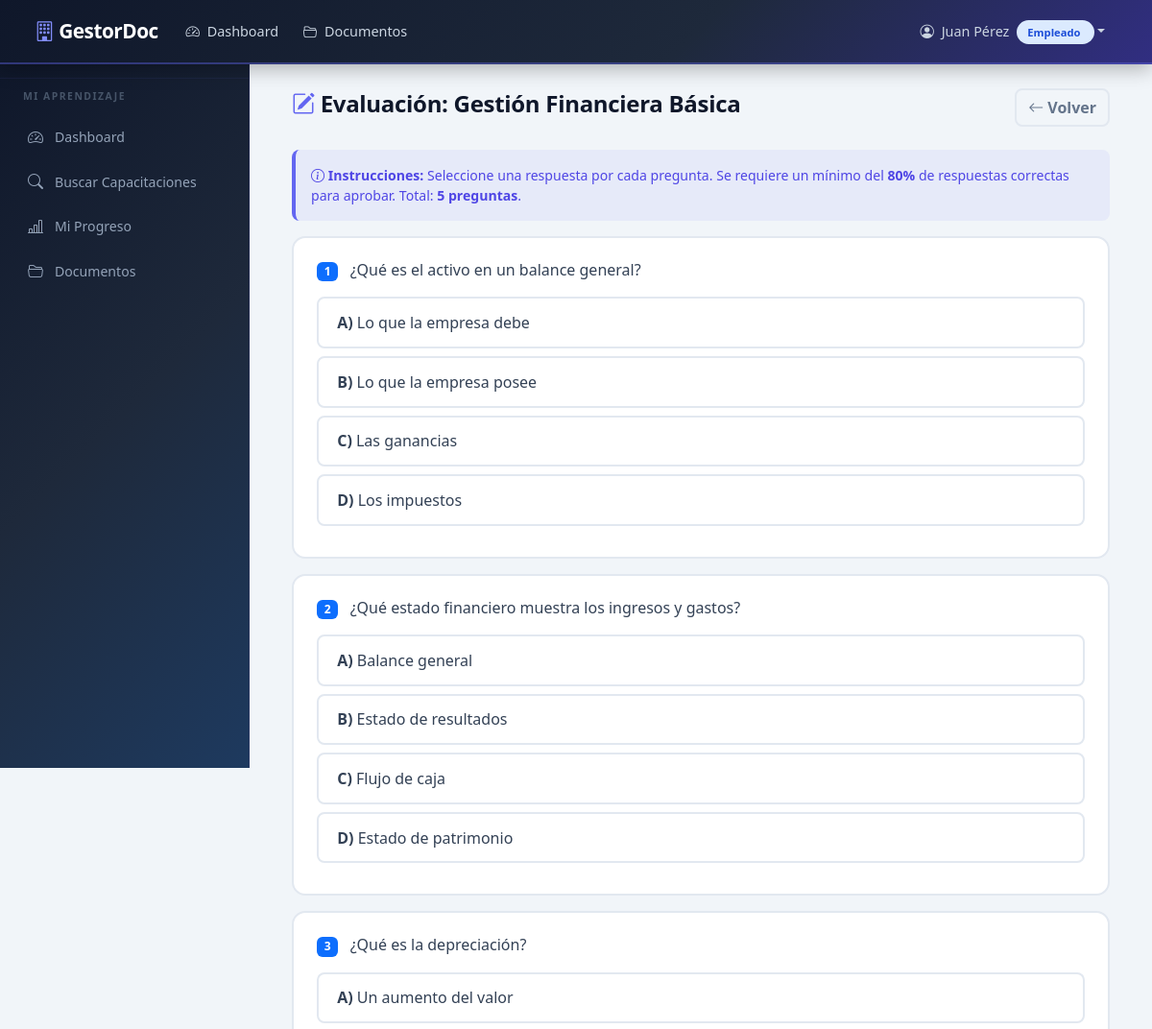
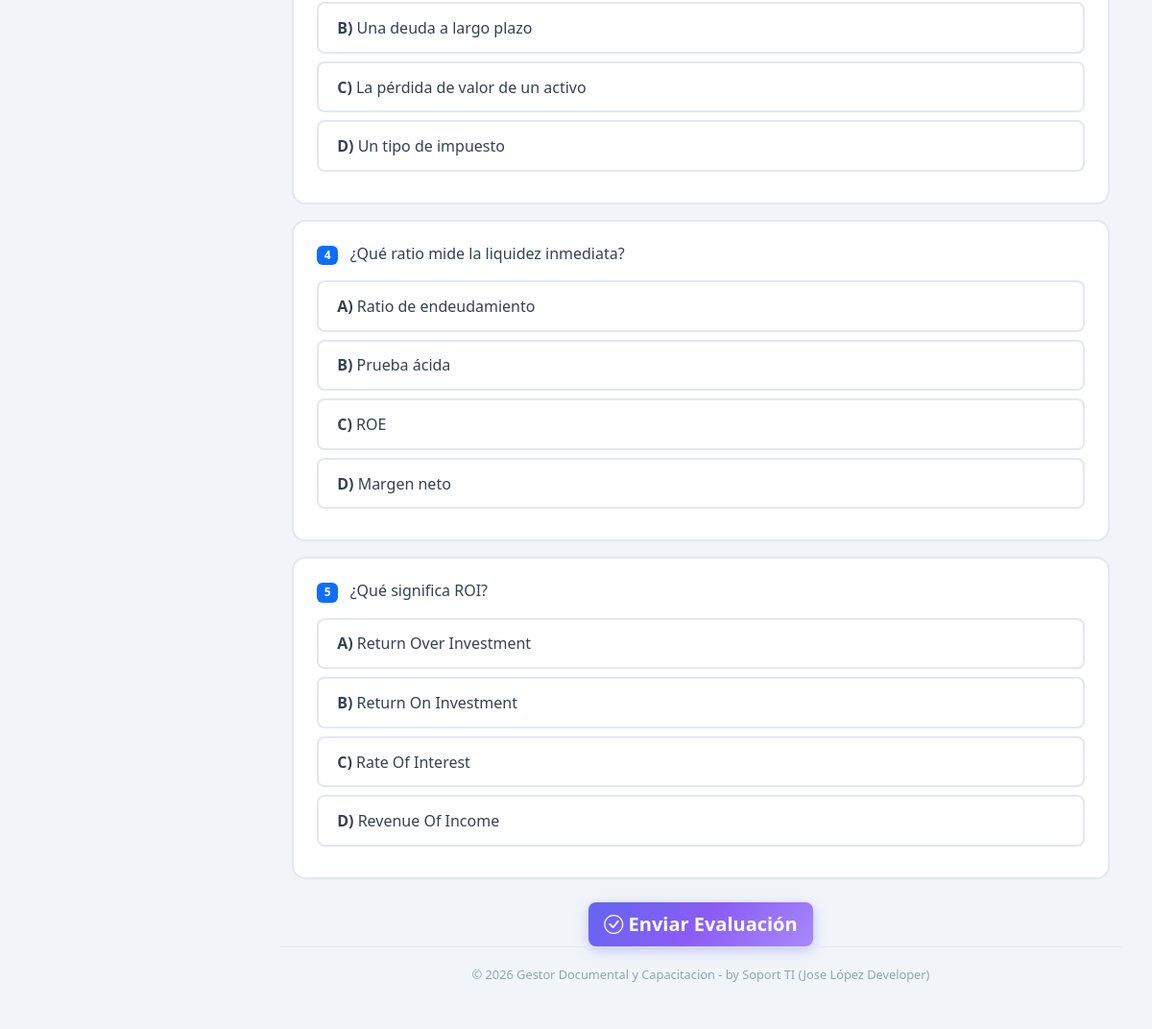
Screenshot of /capacitacion/3/evaluacion (signed in) with the database file from the repository (2 pictures, top to bottom).
### models.py (models this page shows, shortened)
class User(UserMixin, db.Model):
    __tablename__ = 'user'
    id = db.Column(db.Integer, primary_key=True)
    username = db.Column(db.String(80), unique=True, nullable=False)
    password_hash = db.Column(db.String(256), nullable=False)
    nombres = db.Column(db.String(120), nullable=False, default='')
    apellidos = db.Column(db.String(120), nullable=False, default='')
    role = db.Column(db.String(20), nullable=False, default='Empleado')
    activo = db.Column(db.Boolean, default=True)
    fecha_creacion = db.Column(db.DateTime, default=datetime.utcnow)
    gestor = db.relationship('Gestor', backref='user', uselist=False, lazy=True)
    empleado = db.relationship('Empleado', backref='user', uselist=False, lazy=True)
    @property
    def nombre_completo(self):
        return f'{self.nombres} {self.apellidos}'.strip()

class Capacitacion(db.Model):
    __tablename__ = 'capacitacion'
    id = db.Column(db.Integer, primary_key=True)
    titulo = db.Column(db.String(200), nullable=False)
    descripcion = db.Column(db.Text, default='')
    area_id = db.Column(db.Integer, db.ForeignKey('area.id'), nullable=False)
    gestor_id = db.Column(db.Integer, db.ForeignKey('gestor.id'), nullable=False)
    material_link = db.Column(db.String(500), default='')  # Video/PDF link
    activa = db.Column(db.Boolean, default=True)
    fecha_creacion = db.Column(db.DateTime, default=datetime.utcnow)
    preguntas = db.relationship('Pregunta', backref='capacitacion', lazy=True,
                                cascade='all, delete-orphan')
    progreso = db.relationship('ProgresoCapacitacion', backref='capacitacion', lazy=True)

class Pregunta(db.Model):
    __tablename__ = 'pregunta'
    id = db.Column(db.Integer, primary_key=True)
    capacitacion_id = db.Column(
        db.Integer, db.ForeignKey('capacitacion.id'), nullable=False
    )
    enunciado = db.Column(db.Text, nullable=False)
    opcion_a = db.Column(db.String(300), nullable=False, default='')
    opcion_b = db.Column(db.String(300), nullable=False, default='')
    opcion_c = db.Column(db.String(300), nullable=False, default='')
    opcion_d = db.Column(db.String(300), nullable=False, default='')
    respuesta_correcta = db.Column(db.String(1), nullable=False, default='A')

### routes/empleado.py (the view)
@empleado_bp.route('/capacitacion/<int:capacitacion_id>/evaluacion',
                   methods=['GET'])
@login_required
def rendir_evaluacion(capacitacion_id):
    if current_user.role != 'Empleado':
        flash('Acceso no autorizado.', 'danger')
        return redirect(url_for('main.dashboard'))
    empleado = get_empleado()
    cap = Capacitacion.query.get_or_404(capacitacion_id)
    preguntas = Pregunta.query.filter_by(capacitacion_id=cap.id).all()
    if not preguntas:
        flash('Esta capacitación aún no tiene preguntas configuradas.',
              'warning')
        return redirect(url_for('empleado.ver_material',
                                capacitacion_id=cap.id))
    progreso = ProgresoCapacitacion.query.filter_by(
        empleado_id=empleado.id,
        capacitacion_id=cap.id
    ).first()
    if progreso and progreso.estado == 'Aprobado':
        flash(f'Ya aprobó esta capacitación con {progreso.calificacion}%.', 'info')
        return redirect(url_for('empleado.listar_capacitaciones'))
    return render_template('empleado/evaluacion.html',
                           capacitacion=cap,
                           preguntas=preguntas,
                           empleado=empleado)

### routes/empleado.py (called while the page is built)
def get_empleado():
    return Empleado.query.filter_by(user_id=current_user.id).first()

### templates/empleado/evaluacion.html (shortened to what this page needs)
{% extends "base.html" %}
{% block content %}
<div class="container-fluid">
    <div class="d-flex justify-content-between align-items-center mb-4">
        <h4>
            <i class="bi bi-pencil-square"></i> Evaluación: {{ capacitacion.titulo }}
        </h4>
        <a href="{{ url_for('empleado.listar_capacitaciones') }}" class="btn btn-outline-secondary">
            <i class="bi bi-arrow-left"></i> Volver
        </a>
    </div>
    <div class="alert alert-info">
        <i class="bi bi-info-circle"></i>
        <strong>Instrucciones:</strong> Seleccione una respuesta por cada pregunta.
        Se requiere un mínimo del <strong>80%</strong> de respuestas correctas para aprobar.
        Total: <strong>{{ preguntas | length }} preguntas</strong>.
    </div>
    <form method="POST"
          action="{{ url_for('empleado.calificar_evaluacion', capacitacion_id=capacitacion.id) }}">
        {% for pregunta in preguntas %}
        <div class="pregunta-card">
            <h6 class="mb-3">
                <span class="badge bg-primary me-2">{{ loop.index }}</span>
                {{ pregunta.enunciado }}
            </h6>
            <label for="p{{ pregunta.id }}_a" class="opcion">
                <strong>A)</strong> {{ pregunta.opcion_a }}
            </label>
            <label for="p{{ pregunta.id }}_b" class="opcion">
                <strong>B)</strong> {{ pregunta.opcion_b }}
            </label>
            <label for="p{{ pregunta.id }}_c" class="opcion">
                <strong>C)</strong> {{ pregunta.opcion_c }}
            </label>
            <label for="p{{ pregunta.id }}_d" class="opcion">
                <strong>D)</strong> {{ pregunta.opcion_d }}
            </label>
        </div>
        {% endfor %}
        <div class="text-center mt-4">
            <button type="submit" class="btn btn-primary btn-lg">
                <i class="bi bi-check-circle"></i> Enviar Evaluación
            </button>
        </div>
    </form>
</div>
{% endblock %}

### templates/base.html (shortened to what this page needs)
<!DOCTYPE html>
<html lang="es">
<head>
    <link href="https://cdn.jsdelivr.net/npm/bootstrap@5.3.3/dist/css/bootstrap.min.css" rel="stylesheet">
    <link href="https://cdn.jsdelivr.net/npm/bootstrap-icons@1.11.3/font/bootstrap-icons.min.css" rel="stylesheet">
    <link href="{{ url_for('static', filename='css/style.css') }}" rel="stylesheet">
</head>
<body>
    {% if current_user.is_authenticated %}
    <nav class="navbar navbar-expand-lg navbar-dark navbar-custom fixed-top">
        <div class="container-fluid">
            <a class="navbar-brand" href="{{ url_for('main.dashboard') }}">
                <i class="bi bi-building"></i> GestorDoc
            </a>
            <div class="collapse navbar-collapse" id="navbarNav">
                <ul class="navbar-nav me-auto">
                    <li class="nav-item">
                        <a class="nav-link" href="{{ url_for('main.dashboard') }}">
                            <i class="bi bi-speedometer2"></i> Dashboard
                        </a>
                    </li>
                    <li class="nav-item">
                        <a class="nav-link" href="{{ url_for('documentos.listar') }}">
                            <i class="bi bi-folder2-open"></i> Documentos
                        </a>
                    </li>
                </ul>
                <ul class="navbar-nav">
                    <li class="nav-item dropdown">
                        <a class="nav-link dropdown-toggle" href="#" role="button"
                           data-bs-toggle="dropdown">
                            <i class="bi bi-person-circle"></i>
                            {{ current_user.nombre_completo }}
                            <span class="badge-role"
                                  style="background:#dbeafe;color:#1d4ed8;margin-left:4px;">
                                {{ current_user.role | role_label }}
                            </span>
                        </a>
                    </li>
                </ul>
            </div>
        </div>
    </nav>
    <div class="sidebar">
        {% if current_user.role == 'Admin' %}
        <div class="sidebar-heading">Administración</div>
        <a href="{{ url_for('main.dashboard') }}" class="nav-link">
            <i class="bi bi-speedometer2"></i> Dashboard
        </a>
        <a href="{{ url_for('admin.listar_empleados') }}" class="nav-link">
            <i class="bi bi-people"></i> Empleados
        </a>
        <a href="{{ url_for('admin.listar_gestores') }}" class="nav-link">
            <i class="bi bi-person-badge"></i> Gestores
        </a>
        <a href="{{ url_for('rrhh.panel') }}" class="nav-link">
            <i class="bi bi-people"></i> Panel RRHH
        </a>
        <a href="{{ url_for('documentos.listar') }}" class="nav-link">
            <i class="bi bi-folder2-open"></i> Documentos
        </a>
        <a href="{{ url_for('documentos.subir') }}" class="nav-link">
            <i class="bi bi-upload"></i> Subir Documento
        </a>
        <a href="{{ url_for('rrhh.reporte') }}" class="nav-link">
            <i class="bi bi-graph-up"></i> Reportes
        </a>
        {% elif current_user.role == 'Empleado' %}
        <div class="sidebar-heading">Mi Aprendizaje</div>
        <a href="{{ url_for('main.dashboard') }}" class="nav-link">
            <i class="bi bi-speedometer2"></i> Dashboard
        </a>
        <a href="{{ url_for('empleado.listar_capacitaciones') }}" class="nav-link">
            <i class="bi bi-search"></i> Buscar Capacitaciones
        </a>
        <a href="{{ url_for('empleado.mi_progreso') }}" class="nav-link">
            <i class="bi bi-bar-chart-line"></i> Mi Progreso
        </a>
        <a href="{{ url_for('documentos.listar') }}" class="nav-link">
            <i class="bi bi-folder2-open"></i> Documentos
        </a>
        {% endif %}
    </div>
    {% endif %}
    {% if current_user.is_authenticated %}
    <div class="main-content">
    {% endif %}
        {% block content %}{% endblock %}
    {% if current_user.is_authenticated %}
        <div class="footer">
            © 2026 Gestor Documental y Capacitacion - by Soport TI (Jose López Developer)
        </div>
    </div>
    {% endif %}
</body>
</html>

### static/css/style.css (style rules this page uses)
:root { --primary: #6366f1; --primary-dark: #4f46e5; --primary-light: #818cf8; --secondary: #0ea5e9; --accent: #f43f5e; --success: #10b981; --success-dark: #059669; --warning: #f59e0b; --danger: #ef4444; --info: #06b6d4; --dark: #0f172a; --dark-2: #1e293b; --light: #f8fafc; --gray: #64748b; --gray-light: #94a3b8; --border: #e2e8f0; --sidebar-bg: #0f172a; --sidebar-hover: #1e293b; --gradient-1: linear-gradient(135deg, #6366f1 0%, #8b5cf6 50%, #a78bfa 100%); --gradient-2: linear-gradient(135deg, #0ea5e9 0%, #6366f1 100%); --gradient-3: linear-gradient(135deg, #f43f5e 0%, #fb923c 100%); --gradient-4: linear-gradient(135deg, #10b981 0%, #06b6d4 100%); --gradient-dark: linear-gradient(135deg, #0f172a 0%, #1e293b 50%, #1e3a5f 100%); --shadow-sm: 0 1px 3px rgba(0, 0, 0, 0.08); --shadow-md: 0 4px 14px rgba(0, 0, 0, 0.12); --shadow-lg: 0 10px 30px rgba(0, 0, 0, 0.18); --shadow-primary: 0 4px 14px rgba(99, 102, 241, 0.35); --radius: 14px; --radius-sm: 8px; }
* { margin: 0; padding: 0; box-sizing: border-box; }
body { font-family: 'Segoe UI', Tahoma, Geneva, Verdana, sans-serif; background-color: #f1f5f9; color: #334155; min-height: 100vh; }
.navbar-custom { background: linear-gradient(135deg, #0f172a 0%, #1e293b 60%, #312e81 100%); padding: 0.75rem 1.5rem; box-shadow: 0 4px 20px rgba(0, 0, 0, 0.3); border-bottom: 2px solid rgba(99, 102, 241, 0.4); }
.navbar-custom .navbar-brand { color: #fff; font-weight: 800; font-size: 1.3rem; letter-spacing: -0.5px; }
.navbar-custom .navbar-brand i { color: var(--primary-light); }
.navbar-custom .nav-link { color: #cbd5e1; transition: all 0.25s ease; font-size: 0.9rem; border-radius: var(--radius-sm); padding: 0.4rem 0.8rem !important; }
.navbar-custom .nav-link i { margin-right: 4px; }
.sidebar { width: 260px; background: var(--gradient-dark); border-right: 1px solid rgba(99, 102, 241, 0.15); height: calc(100vh - 60px); position: fixed; top: 60px; left: 0; overflow-y: auto; padding: 1rem 0; z-index: 100; }
.sidebar .nav-link { color: #94a3b8; padding: 0.7rem 1.5rem; display: flex; align-items: center; gap: 10px; font-size: 0.88rem; border-left: 3px solid transparent; transition: all 0.25s ease; }
.sidebar .nav-link i { width: 20px; text-align: center; font-size: 1rem; }
.sidebar-heading { padding: 0.7rem 1.5rem; font-size: 0.65rem; text-transform: uppercase; color: #475569; font-weight: 800; letter-spacing: 1.5px; border-top: 1px solid rgba(99, 102, 241, 0.08); margin-top: 0.3rem; }
.main-content { margin-left: 260px; padding: 2rem; margin-top: 60px; min-height: calc(100vh - 60px); display: flex; flex-direction: column; }
.badge-role { padding: 0.3rem 0.7rem; border-radius: 20px; font-size: 0.7rem; font-weight: 700; }
.btn { border-radius: var(--radius-sm); font-weight: 600; transition: all 0.25s ease; }
.btn-primary { background: var(--gradient-1); border: none; box-shadow: var(--shadow-primary); }
.btn-outline-secondary { border: 2px solid var(--border); color: var(--gray); font-weight: 600; }
.pregunta-card { background: #fff; border: 2px solid var(--border); border-radius: var(--radius); padding: 1.5rem; margin-bottom: 1rem; transition: border-color 0.3s ease; }
.pregunta-card .opcion { display: block; padding: 0.8rem 1.2rem; border: 2px solid var(--border); border-radius: var(--radius-sm); margin-bottom: 0.5rem; cursor: pointer; transition: all 0.25s ease; font-weight: 500; }
.alert { border-radius: var(--radius-sm); font-size: 0.88rem; border: none; font-weight: 500; }
.alert-info { background: rgba(99, 102, 241, 0.08); color: var(--primary-dark); border-left: 4px solid var(--primary); }
.footer { text-align: center; padding: 1.2rem; color: var(--gray-light); font-size: 0.8rem; border-top: 1px solid var(--border); margin-top: auto; }
h4 { font-weight: 800; color: var(--dark); letter-spacing: -0.3px; }
h4 i { color: var(--primary); }

### rows the page displays
User: nombre_completo "Juan Pérez", role|role_label "Empleado"
Capacitacion: titulo "Gestión Financiera Básica"
Pregunta: enunciado "¿Qué es el activo en un balance general?", opcion_a "Lo que la empresa debe", opcion_b "Lo que la empresa posee", opcion_c "Las ganancias", opcion_d "Los impuestos"
Pregunta: enunciado "¿Qué estado financiero muestra los ingresos y gastos?", opcion_a "Balance general", opcion_b "Estado de resultados", opcion_c "Flujo de caja", opcion_d "Estado de patrimonio"
Pregunta: enunciado "¿Qué es la depreciación?", opcion_a "Un aumento del valor", opcion_b "Una deuda a largo plazo", opcion_c "La pérdida de valor de un activo", opcion_d "Un tipo de impuesto"
Pregunta: enunciado "¿Qué ratio mide la liquidez inmediata?", opcion_a "Ratio de endeudamiento", opcion_b "Prueba ácida", opcion_c "ROE", opcion_d "Margen neto"
Pregunta: enunciado "¿Qué significa ROI?", opcion_a "Return Over Investment", opcion_b "Return On Investment", opcion_c "Rate Of Interest", opcion_d "Revenue Of Income"

### other values shown
{{ preguntas | length }} "5"
